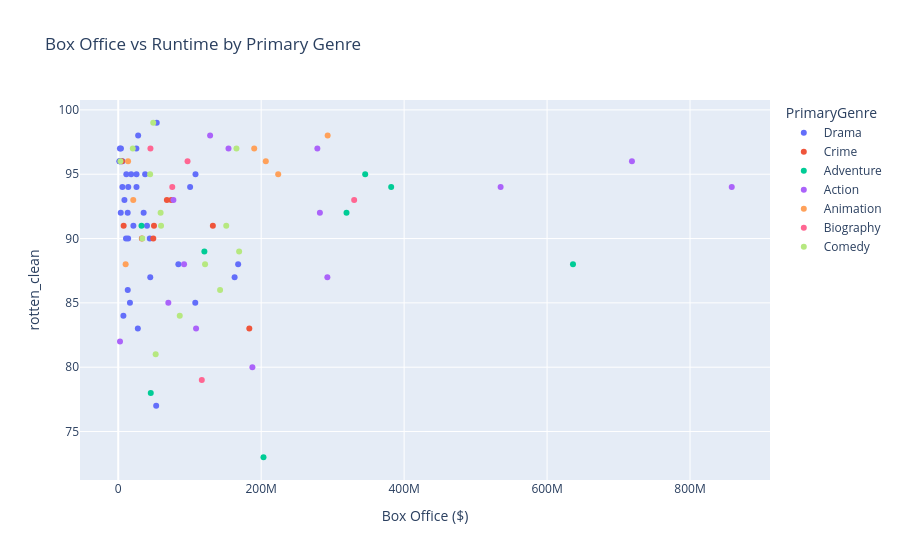

The cell this chart's notebook holds for it:
### Code cell
df_enriched["BoxOffice_clean"] = (
    df_enriched["BoxOffice"]
    .replace('[\$,]', '', regex=True)
    .astype(float)
)

df_enriched["rotten_clean"] = (
    df_enriched["rating_Rotten_Tomatoes"]
    .replace('[%]', '', regex=True)
    .astype(float)
)

# take only the first genre before the comma
df_enriched["PrimaryGenre"] = df_enriched["Genre"].str.split(',').str[0].str.strip()

# create scatter plot
fig = px.scatter(
    df_enriched,
    x="BoxOffice_clean",
    y="rotten_clean",
    color="PrimaryGenre",
    hover_data=["Title", "Genre", "BoxOffice", "Runtime"],
    title="Box Office vs Runtime by Primary Genre",
    labels={"BoxOffice_clean": "Box Office ($)", "Runtime_clean": "Runtime (minutes)"}
)

fig.show()

### Figure 1 — Plotly figure (JSON) as saved in the notebook; plotly's stock layout.template omitted (floating-point values rounded to 4 significant figures; data arrays with more than 128 entries replaced by an {"elided": "..."} marker saying what was removed)
{"data": [{"customdata": {"elided": "39x4 str values"}, "hovertemplate": "PrimaryGenre=Drama<br>Box Office ($)=%{x}<br>rotten_clean=%{y}<br>Title=%{customdata[0]}<br>Genre=%{customdata[1]}<br>BoxOffice=%{customdata[2]}<br>Runtime=%{customdata[3]}<extra></extra>", "legendgroup": "Drama", "marker": {"color": "#636efa", "symbol": "circle"}, "mode": "markers", "name": "Drama", "orientation": "v", "showlegend": true, "type": "scatter", "x": [53850000.0, 7220000.0, 40220000.0, 3511000.0, 27850000.0, 14000000.0, 100500000.0, 35550000.0, 3760000.0, 84110000.0, 5821000.0, 1659000.0, 18100000.0, 37650000.0, 21200000.0, 11330000.0, 44790000.0, 13840000.0, 8659000.0, 162800000.0, 108100000.0, 25540000.0, 44070000.0, 25570000.0, 2007000.0, 6774000.0, 1252000.0, 5904000.0, 13300000.0, 107800000.0, 25350000.0, 53090000.0, 167800000.0, 3767000.0, 16380000.0, 2352000.0, 13240000.0, 10870000.0, 27430000.0], "xaxis": "x", "y": [99.0, 84.0, 91.0, 92.0, 98.0, 94.0, 94.0, 92.0, 97.0, 88.0, 94.0, 96.0, 95.0, 95.0, 91.0, 95.0, 87.0, 90.0, 93.0, 87.0, 95.0, 94.0, 90.0, 95.0, 96.0, NaN, NaN, 96.0, 86.0, 85.0, 97.0, 77.0, 88.0, 96.0, 85.0, 97.0, 92.0, 90.0, 83.0], "yaxis": "y"}, {"customdata": [["No Country for Old Men", "Crime, Drama, Thriller", "$74,283,625", "122 min"], ["The Departed", "Crime, Drama, Thriller", "$132,399,394", "151 min"], ["City of God", "Crime, Drama", "$7,564,459", "130 min"], ["Zodiac", "Crime, Drama, Mystery", "$33,080,084", "157 min"], ["Memories of Murder", "Crime, Drama, Mystery", "$15,357", "132 min"], ["Ocean's Eleven", "Crime, Thriller", "$183,417,150", "116 min"], ["Uncut Gems", "Crime, Drama, Thriller", "$50,023,780", "135 min"], ["Michael Clayton", "Crime, Drama, Mystery", "$49,033,882", "119 min"], ["Anatomy of a Fall", "Crime, Drama, Thriller", "$5,076,369", "151 min"], ["Killers of the Flower Moon", "Crime, Drama, History", "$68,035,488", "206 min"]], "hovertemplate": "PrimaryGenre=Crime<br>Box Office ($)=%{x}<br>rotten_clean=%{y}<br>Title=%{customdata[0]}<br>Genre=%{customdata[1]}<br>BoxOffice=%{customdata[2]}<br>Runtime=%{customdata[3]}<extra></extra>", "legendgroup": "Crime", "marker": {"color": "#EF553B", "symbol": "circle"}, "mode": "markers", "name": "Crime", "orientation": "v", "showlegend": true, "type": "scatter", "x": [74280000.0, 132400000.0, 7564000.0, 33080000.0, 15360.0, 183400000.0, 50020000.0, 49030000.0, 5076000.0, 68040000.0], "xaxis": "x", "y": [93.0, 91.0, 91.0, 90.0, NaN, 83.0, 91.0, 90.0, 96.0, 93.0], "yaxis": "y"}, {"customdata": [["Interstellar", "Adventure, Drama, Sci-Fi", "$203,227,580", "169 min"], ["Inglourious Basterds", "Adventure, Drama, War", "$120,540,719", "153 min"], ["The Lord of the Rings: The Fellowship of the Ring", "Adventure, Drama, Fantasy", "$319,372,078", "178 min"], ["The Lord of the Rings: The Return of the King", "Adventure, Drama, Fantasy", "$381,878,219", "201 min"], ["The Lord of the Rings: The Two Towers", "Adventure, Drama, Fantasy", "$345,518,923", "179 min"], ["Almost Famous", "Adventure, Comedy, Drama", "$32,534,850", "122 min"], ["O Brother, Where Art Thou?", "Adventure, Comedy, Crime", "$45,512,588", "107 min"], ["Barbie", "Adventure, Comedy, Fantasy", "$636,238,421", "114 min"]], "hovertemplate": "PrimaryGenre=Adventure<br>Box Office ($)=%{x}<br>rotten_clean=%{y}<br>Title=%{customdata[0]}<br>Genre=%{customdata[1]}<br>BoxOffice=%{customdata[2]}<br>Runtime=%{customdata[3]}<extra></extra>", "legendgroup": "Adventure", "marker": {"color": "#00cc96", "symbol": "circle"}, "mode": "markers", "name": "Adventure", "orientation": "v", "showlegend": true, "type": "scatter", "x": [203200000.0, 120500000.0, 319400000.0, 381900000.0, 345500000.0, 32530000.0, 45510000.0, 636200000.0], "xaxis": "x", "y": [73.0, 89.0, 92.0, 94.0, 95.0, 91.0, 78.0, 88.0], "yaxis": "y"}, {"customdata": [["The Dark Knight", "Action, Crime, Drama", "$534,987,076", "152 min"], ["Mad Max: Fury Road", "Action, Adventure, Sci-Fi", "$154,280,290", "120 min"], ["Everything Everywhere All at Once", "Action, Adventure, Comedy", "$77,191,785", "139 min"], ["Inception", "Action, Adventure, Sci-Fi", "$292,587,330", "148 min"], ["Dune: Part Two", "Action, Adventure, Drama", "$282,144,358", "166 min"], ["Gladiator", "Action, Adventure, Drama", "$187,705,427", "155 min"], ["Oldboy", "Action, Drama, Mystery", "$2,458,200", "120 min"], ["Kill Bill: Vol. 1", "Action, Crime, Thriller", "$70,099,045", "111 min"], ["Sinners", "Action, Drama, Horror", "$278,578,513", "137 min"], ["Blade Runner 2049", "Action, Drama, Mystery", "$92,071,675", "164 min"], ["Crouching Tiger, Hidden Dragon", "Action, Adventure, Drama", "$128,530,421", "120 min"], ["Dune: Part One", "Action, Adventure, Drama", "$108,897,830", "155 min"], ["Top Gun: Maverick", "Action, Drama", "$718,732,821", "130 min"], ["Avengers: Endgame", "Action, Adventure, Sci-Fi", "$858,373,000", "181 min"]], "hovertemplate": "PrimaryGenre=Action<br>Box Office ($)=%{x}<br>rotten_clean=%{y}<br>Title=%{customdata[0]}<br>Genre=%{customdata[1]}<br>BoxOffice=%{customdata[2]}<br>Runtime=%{customdata[3]}<extra></extra>", "legendgroup": "Action", "marker": {"color": "#ab63fa", "symbol": "circle"}, "mode": "markers", "name": "Action", "orientation": "v", "showlegend": true, "type": "scatter", "x": [535000000.0, 154300000.0, 77190000.0, 292600000.0, 282100000.0, 187700000.0, 2458000.0, 70100000.0, 278600000.0, 92070000.0, 128500000.0, 108900000.0, 718700000.0, 858400000.0], "xaxis": "x", "y": [94.0, 97.0, 93.0, 87.0, 92.0, 80.0, 82.0, 85.0, 97.0, 88.0, 98.0, 83.0, 96.0, 94.0], "yaxis": "y"}, {"customdata": [["Spirited Away", "Animation, Adventure, Family", "$13,750,644", "124 min"], ["Spider-Man: Into the Spider-Verse", "Animation, Action, Adventure", "$190,241,310", "117 min"], ["WALL·E", "Animation, Adventure, Family", "$223,808,164", "98 min"], ["Ratatouille", "Animation, Adventure, Comedy", "$206,445,654", "111 min"], ["Fantastic Mr. Fox", "Animation, Adventure, Comedy", "$21,002,919", "87 min"], ["Up", "Animation, Adventure, Comedy", "$293,004,164", "96 min"], ["Howl's Moving Castle", "Animation, Adventure, Family", "$10,352,604", "119 min"]], "hovertemplate": "PrimaryGenre=Animation<br>Box Office ($)=%{x}<br>rotten_clean=%{y}<br>Title=%{customdata[0]}<br>Genre=%{customdata[1]}<br>BoxOffice=%{customdata[2]}<br>Runtime=%{customdata[3]}<extra></extra>", "legendgroup": "Animation", "marker": {"color": "#FFA15A", "symbol": "circle"}, "mode": "markers", "name": "Animation", "orientation": "v", "showlegend": true, "type": "scatter", "x": [13750000.0, 190200000.0, 223800000.0, 206400000.0, 21000000.0, 293000000.0, 10350000.0], "xaxis": "x", "y": [96.0, 97.0, 95.0, 96.0, 93.0, 98.0, 88.0], "yaxis": "y"}, {"customdata": [["The Social Network", "Biography, Drama", "$96,962,694", "120 min"], ["Oppenheimer", "Biography, Drama, History", "$330,078,895", "180 min"], ["The Wolf of Wall Street", "Biography, Comedy, Crime", "$116,900,694", "180 min"], ["Spotlight", "Biography, Crime, Drama", "$45,055,776", "129 min"], ["Moneyball", "Biography, Drama, Sport", "$75,605,492", "133 min"]], "hovertemplate": "PrimaryGenre=Biography<br>Box Office ($)=%{x}<br>rotten_clean=%{y}<br>Title=%{customdata[0]}<br>Genre=%{customdata[1]}<br>BoxOffice=%{customdata[2]}<br>Runtime=%{customdata[3]}<extra></extra>", "legendgroup": "Biography", "marker": {"color": "#FF6692", "symbol": "circle"}, "mode": "markers", "name": "Biography", "orientation": "v", "showlegend": true, "type": "scatter", "x": [96960000.0, 330100000.0, 116900000.0, 45060000.0, 75610000.0], "xaxis": "x", "y": [96.0, 93.0, 79.0, 97.0, 94.0], "yaxis": "y"}, {"customdata": [["La La Land", "Comedy, Drama, Music", "$151,101,803", "128 min"], ["The Grand Budapest Hotel", "Comedy, Drama", "$59,301,324", "99 min"], ["The Royal Tenenbaums", "Comedy, Drama", "$52,364,010", "110 min"], ["Once Upon a Time... in Hollywood", "Comedy, Drama", "$142,502,728", "161 min"], ["Lost in Translation", "Comedy, Drama", "$44,585,453", "102 min"], ["Lady Bird", "Comedy, Drama", "$48,958,273", "94 min"], ["Little Miss Sunshine", "Comedy, Drama", "$59,891,098", "101 min"], ["Amélie", "Comedy, Romance", "$33,712,444", "122 min"], ["Superbad", "Comedy", "$121,463,226", "113 min"], ["The Worst Person in the World", "Comedy, Drama, Romance", "$3,034,775", "128 min"], ["Mean Girls", "Comedy", "$86,058,055", "97 min"], ["Bridesmaids", "Comedy", "$169,106,725", "125 min"], ["Knives Out", "Comedy, Crime, Drama", "$165,363,234", "130 min"], ["The Holdovers", "Comedy, Drama", "$20,355,375", "133 min"]], "hovertemplate": "PrimaryGenre=Comedy<br>Box Office ($)=%{x}<br>rotten_clean=%{y}<br>Title=%{customdata[0]}<br>Genre=%{customdata[1]}<br>BoxOffice=%{customdata[2]}<br>Runtime=%{customdata[3]}<extra></extra>", "legendgroup": "Comedy", "marker": {"color": "#B6E880", "symbol": "circle"}, "mode": "markers", "name": "Comedy", "orientation": "v", "showlegend": true, "type": "scatter", "x": [151100000.0, 59300000.0, 52360000.0, 142500000.0, 44590000.0, 48960000.0, 59890000.0, 33710000.0, 121500000.0, 3035000.0, 86060000.0, 169100000.0, 165400000.0, 20360000.0], "xaxis": "x", "y": [91.0, 92.0, 81.0, 86.0, 95.0, 99.0, 91.0, 90.0, 88.0, 96.0, 84.0, 89.0, 97.0, 97.0], "yaxis": "y"}], "layout": {"legend": {"title": {"text": "PrimaryGenre"}, "tracegroupgap": 0}, "title": {"text": "Box Office vs Runtime by Primary Genre"}, "xaxis": {"anchor": "y", "domain": [0, 1], "title": {"text": "Box Office ($)"}}, "yaxis": {"anchor": "x", "domain": [0, 1], "title": {"text": "rotten_clean"}}}}
